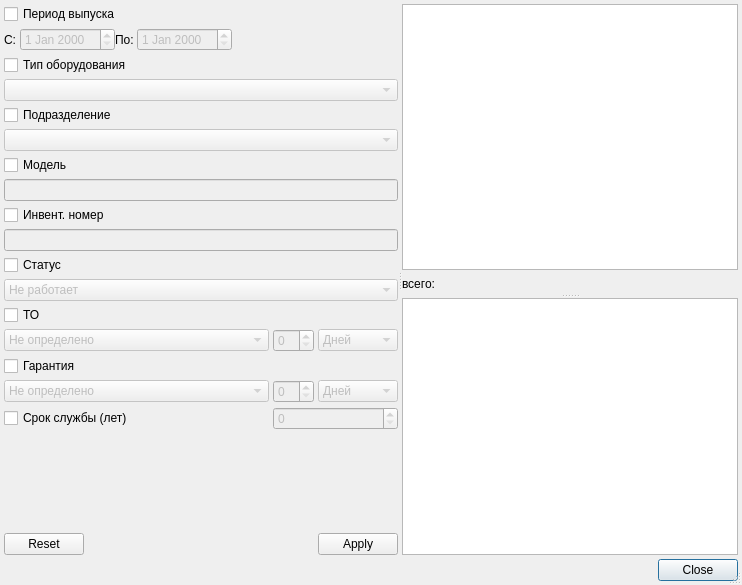
<?xml version="1.0" encoding="UTF-8"?>
<ui version="4.0">
 <class>EquipmentsListDialog</class>
 <widget class="QDialog" name="EquipmentsListDialog">
  <property name="windowModality">
   <enum>Qt::ApplicationModal</enum>
  </property>
  <property name="geometry">
   <rect>
    <x>0</x>
    <y>0</y>
    <width>742</width>
    <height>585</height>
   </rect>
  </property>
  <property name="windowTitle">
   <string>Список записей</string>
  </property>
  <property name="sizeGripEnabled">
   <bool>true</bool>
  </property>
  <property name="modal">
   <bool>true</bool>
  </property>
  <layout class="QGridLayout" name="gridLayout_4">
   <property name="margin">
    <number>4</number>
   </property>
   <property name="spacing">
    <number>4</number>
   </property>
   <item row="1" column="1">
    <widget class="QDialogButtonBox" name="buttonBox">
     <property name="standardButtons">
      <set>QDialogButtonBox::Close</set>
     </property>
    </widget>
   </item>
   <item row="1" column="0">
    <widget class="QStatusBar" name="statusBar">
     <property name="sizePolicy">
      <sizepolicy hsizetype="Preferred" vsizetype="Fixed">
       <horstretch>0</horstretch>
       <verstretch>0</verstretch>
      </sizepolicy>
     </property>
     <property name="toolTip">
      <string>A status bar</string>
     </property>
     <property name="whatsThis">
      <string>A status bar.</string>
     </property>
     <property name="sizeGripEnabled">
      <bool>false</bool>
     </property>
    </widget>
   </item>
   <item row="0" column="0" colspan="2">
    <widget class="QSplitter" name="splitter_2">
     <property name="orientation">
      <enum>Qt::Horizontal</enum>
     </property>
     <property name="childrenCollapsible">
      <bool>false</bool>
     </property>
     <widget class="QWidget" name="pnlFilter" native="true">
      <layout class="QGridLayout" name="gridLayout_3">
       <property name="margin">
        <number>0</number>
       </property>
       <property name="spacing">
        <number>4</number>
       </property>
       <item row="0" column="0">
        <widget class="QCheckBox" name="chkReleaseDate">
         <property name="sizePolicy">
          <sizepolicy hsizetype="Minimum" vsizetype="Fixed">
           <horstretch>0</horstretch>
           <verstretch>0</verstretch>
          </sizepolicy>
         </property>
         <property name="text">
          <string>Период выпуска</string>
         </property>
        </widget>
       </item>
       <item row="2" column="0">
        <widget class="QCheckBox" name="chkEquipmentType">
         <property name="sizePolicy">
          <sizepolicy hsizetype="Minimum" vsizetype="Fixed">
           <horstretch>0</horstretch>
           <verstretch>0</verstretch>
          </sizepolicy>
         </property>
         <property name="text">
          <string>Тип оборудования</string>
         </property>
        </widget>
       </item>
       <item row="6" column="0">
        <widget class="QCheckBox" name="chkModel">
         <property name="sizePolicy">
          <sizepolicy hsizetype="Minimum" vsizetype="Fixed">
           <horstretch>0</horstretch>
           <verstretch>0</verstretch>
          </sizepolicy>
         </property>
         <property name="text">
          <string>Модель</string>
         </property>
        </widget>
       </item>
       <item row="8" column="0">
        <widget class="QCheckBox" name="chkInventoryNumber">
         <property name="sizePolicy">
          <sizepolicy hsizetype="Minimum" vsizetype="Fixed">
           <horstretch>0</horstretch>
           <verstretch>0</verstretch>
          </sizepolicy>
         </property>
         <property name="text">
          <string>Инвент. номер</string>
         </property>
        </widget>
       </item>
       <item row="10" column="0">
        <widget class="QCheckBox" name="chkStatus">
         <property name="sizePolicy">
          <sizepolicy hsizetype="Minimum" vsizetype="Fixed">
           <horstretch>0</horstretch>
           <verstretch>0</verstretch>
          </sizepolicy>
         </property>
         <property name="text">
          <string>Статус</string>
         </property>
        </widget>
       </item>
       <item row="1" column="0" colspan="3">
        <widget class="QWidget" name="widget" native="true">
         <property name="sizePolicy">
          <sizepolicy hsizetype="Expanding" vsizetype="Maximum">
           <horstretch>0</horstretch>
           <verstretch>0</verstretch>
          </sizepolicy>
         </property>
         <layout class="QHBoxLayout" name="horizontalLayout">
          <property name="spacing">
           <number>0</number>
          </property>
          <property name="margin">
           <number>0</number>
          </property>
          <item>
           <widget class="QLabel" name="lblReleaseDateFrom">
            <property name="text">
             <string>С: </string>
            </property>
           </widget>
          </item>
          <item>
           <widget class="CDateEdit" name="edtReleaseDateFrom">
            <property name="enabled">
             <bool>false</bool>
            </property>
           </widget>
          </item>
          <item>
           <widget class="QLabel" name="lblReleaseDateTo">
            <property name="text">
             <string>По: </string>
            </property>
           </widget>
          </item>
          <item>
           <widget class="CDateEdit" name="edtReleaseDateTo">
            <property name="enabled">
             <bool>false</bool>
            </property>
           </widget>
          </item>
          <item>
           <spacer name="horizontalSpacer_2">
            <property name="orientation">
             <enum>Qt::Horizontal</enum>
            </property>
            <property name="sizeHint" stdset="0">
             <size>
              <width>40</width>
              <height>20</height>
             </size>
            </property>
           </spacer>
          </item>
         </layout>
        </widget>
       </item>
       <item row="3" column="0" colspan="3">
        <widget class="CRBComboBox" name="cmbEquipmentType">
         <property name="enabled">
          <bool>false</bool>
         </property>
         <property name="sizePolicy">
          <sizepolicy hsizetype="Expanding" vsizetype="Fixed">
           <horstretch>1</horstretch>
           <verstretch>0</verstretch>
          </sizepolicy>
         </property>
        </widget>
       </item>
       <item row="7" column="0" colspan="3">
        <widget class="QLineEdit" name="edtModel">
         <property name="enabled">
          <bool>false</bool>
         </property>
        </widget>
       </item>
       <item row="9" column="0" colspan="3">
        <widget class="QLineEdit" name="edtInventoryNumber">
         <property name="enabled">
          <bool>false</bool>
         </property>
        </widget>
       </item>
       <item row="11" column="0" colspan="3">
        <widget class="QComboBox" name="cmbStatus">
         <property name="enabled">
          <bool>false</bool>
         </property>
         <property name="sizePolicy">
          <sizepolicy hsizetype="Expanding" vsizetype="Fixed">
           <horstretch>0</horstretch>
           <verstretch>0</verstretch>
          </sizepolicy>
         </property>
         <item>
          <property name="text">
           <string>Не работает</string>
          </property>
         </item>
         <item>
          <property name="text">
           <string>Работает</string>
          </property>
         </item>
        </widget>
       </item>
       <item row="19" column="0" colspan="3">
        <widget class="QDialogButtonBox" name="filterButtonBox">
         <property name="standardButtons">
          <set>QDialogButtonBox::Apply|QDialogButtonBox::Reset</set>
         </property>
        </widget>
       </item>
       <item row="4" column="0">
        <widget class="QCheckBox" name="chkOrgStructure">
         <property name="text">
          <string>Подразделение</string>
         </property>
        </widget>
       </item>
       <item row="5" column="0" colspan="3">
        <widget class="COrgStructureComboBox" name="cmbOrgStructure">
         <property name="enabled">
          <bool>false</bool>
         </property>
        </widget>
       </item>
       <item row="12" column="0">
        <widget class="QCheckBox" name="chkMaintenance">
         <property name="text">
          <string>ТО</string>
         </property>
        </widget>
       </item>
       <item row="13" column="0">
        <widget class="QComboBox" name="cmbMaintenance">
         <property name="enabled">
          <bool>false</bool>
         </property>
         <property name="sizePolicy">
          <sizepolicy hsizetype="Expanding" vsizetype="Fixed">
           <horstretch>0</horstretch>
           <verstretch>0</verstretch>
          </sizepolicy>
         </property>
         <item>
          <property name="text">
           <string>Не определено</string>
          </property>
         </item>
         <item>
          <property name="text">
           <string>Просрочено</string>
          </property>
         </item>
         <item>
          <property name="text">
           <string>Осталось...</string>
          </property>
         </item>
        </widget>
       </item>
       <item row="13" column="1">
        <widget class="QSpinBox" name="edtMaintenanceTerm">
         <property name="enabled">
          <bool>false</bool>
         </property>
         <property name="sizePolicy">
          <sizepolicy hsizetype="Maximum" vsizetype="Fixed">
           <horstretch>0</horstretch>
           <verstretch>0</verstretch>
          </sizepolicy>
         </property>
        </widget>
       </item>
       <item row="13" column="2">
        <widget class="QComboBox" name="cmbMaintenanceTermType">
         <property name="enabled">
          <bool>false</bool>
         </property>
         <property name="sizePolicy">
          <sizepolicy hsizetype="Fixed" vsizetype="Fixed">
           <horstretch>0</horstretch>
           <verstretch>0</verstretch>
          </sizepolicy>
         </property>
         <item>
          <property name="text">
           <string>Дней</string>
          </property>
         </item>
         <item>
          <property name="text">
           <string>Месяцев</string>
          </property>
         </item>
         <item>
          <property name="text">
           <string>Лет</string>
          </property>
         </item>
        </widget>
       </item>
       <item row="14" column="0">
        <widget class="QCheckBox" name="chkWarranty">
         <property name="enabled">
          <bool>true</bool>
         </property>
         <property name="text">
          <string>Гарантия</string>
         </property>
        </widget>
       </item>
       <item row="15" column="0">
        <widget class="QComboBox" name="cmbWarranty">
         <property name="enabled">
          <bool>false</bool>
         </property>
         <item>
          <property name="text">
           <string>Не определено</string>
          </property>
         </item>
         <item>
          <property name="text">
           <string>На гарантии</string>
          </property>
         </item>
         <item>
          <property name="text">
           <string>Без гарантии</string>
          </property>
         </item>
         <item>
          <property name="text">
           <string>До истечения осталось...</string>
          </property>
         </item>
        </widget>
       </item>
       <item row="15" column="1">
        <widget class="QSpinBox" name="edtWarrantyTerm">
         <property name="enabled">
          <bool>false</bool>
         </property>
        </widget>
       </item>
       <item row="15" column="2">
        <widget class="QComboBox" name="cmbWarrantyTermType">
         <property name="enabled">
          <bool>false</bool>
         </property>
         <item>
          <property name="text">
           <string>Дней</string>
          </property>
         </item>
         <item>
          <property name="text">
           <string>Месяцев</string>
          </property>
         </item>
         <item>
          <property name="text">
           <string>Лет</string>
          </property>
         </item>
        </widget>
       </item>
       <item row="16" column="0">
        <widget class="QCheckBox" name="chkEmploymentTerm">
         <property name="enabled">
          <bool>true</bool>
         </property>
         <property name="text">
          <string>Срок службы (лет)</string>
         </property>
        </widget>
       </item>
       <item row="16" column="1" colspan="2">
        <widget class="QSpinBox" name="edtEmploymentTerm">
         <property name="enabled">
          <bool>false</bool>
         </property>
        </widget>
       </item>
       <item row="18" column="0">
        <spacer name="verticalSpacer">
         <property name="orientation">
          <enum>Qt::Vertical</enum>
         </property>
         <property name="sizeHint" stdset="0">
          <size>
           <width>20</width>
           <height>40</height>
          </size>
         </property>
        </spacer>
       </item>
      </layout>
     </widget>
     <widget class="QSplitter" name="splitter">
      <property name="orientation">
       <enum>Qt::Vertical</enum>
      </property>
      <widget class="QWidget" name="pnlItemsList" native="true">
       <layout class="QGridLayout" name="gridLayout">
        <property name="margin">
         <number>0</number>
        </property>
        <property name="spacing">
         <number>4</number>
        </property>
        <item row="0" column="0">
         <widget class="CTableView" name="tblItems">
          <property name="whatsThis">
           <string comment="ура!">список записей</string>
          </property>
          <property name="tabKeyNavigation">
           <bool>false</bool>
          </property>
          <property name="alternatingRowColors">
           <bool>true</bool>
          </property>
         </widget>
        </item>
        <item row="1" column="0">
         <layout class="QHBoxLayout">
          <property name="spacing">
           <number>4</number>
          </property>
          <property name="margin">
           <number>0</number>
          </property>
          <item>
           <widget class="QLabel" name="label">
            <property name="text">
             <string>всего: </string>
            </property>
           </widget>
          </item>
          <item>
           <spacer>
            <property name="orientation">
             <enum>Qt::Horizontal</enum>
            </property>
            <property name="sizeHint" stdset="0">
             <size>
              <width>40</width>
              <height>20</height>
             </size>
            </property>
           </spacer>
          </item>
         </layout>
        </item>
       </layout>
      </widget>
      <widget class="QWidget" name="pnlMaintenanceJournal" native="true">
       <layout class="QGridLayout" name="gridLayout_2">
        <property name="margin">
         <number>0</number>
        </property>
        <property name="spacing">
         <number>0</number>
        </property>
        <item row="0" column="0">
         <widget class="CInDocTableView" name="tblMaintenanceJournal"/>
        </item>
       </layout>
      </widget>
     </widget>
    </widget>
   </item>
  </layout>
 </widget>
 <customwidgets>
  <customwidget>
   <class>CTableView</class>
   <extends>QTableView</extends>
   <header>library/TableView.h</header>
  </customwidget>
  <customwidget>
   <class>CRBComboBox</class>
   <extends>QComboBox</extends>
   <header>library/crbcombobox.h</header>
  </customwidget>
  <customwidget>
   <class>COrgStructureComboBox</class>
   <extends>QComboBox</extends>
   <header>Orgs/OrgStructComboBoxes.h</header>
  </customwidget>
  <customwidget>
   <class>CDateEdit</class>
   <extends>QDateEdit</extends>
   <header>library/DateEdit</header>
  </customwidget>
  <customwidget>
   <class>CInDocTableView</class>
   <extends>QTableView</extends>
   <header>library/InDocTable.h</header>
  </customwidget>
 </customwidgets>
 <tabstops>
  <tabstop>chkReleaseDate</tabstop>
  <tabstop>edtReleaseDateFrom</tabstop>
  <tabstop>edtReleaseDateTo</tabstop>
  <tabstop>chkEquipmentType</tabstop>
  <tabstop>cmbEquipmentType</tabstop>
  <tabstop>chkOrgStructure</tabstop>
  <tabstop>cmbOrgStructure</tabstop>
  <tabstop>chkModel</tabstop>
  <tabstop>edtModel</tabstop>
  <tabstop>chkInventoryNumber</tabstop>
  <tabstop>edtInventoryNumber</tabstop>
  <tabstop>chkStatus</tabstop>
  <tabstop>cmbStatus</tabstop>
  <tabstop>chkMaintenance</tabstop>
  <tabstop>cmbMaintenance</tabstop>
  <tabstop>edtMaintenanceTerm</tabstop>
  <tabstop>cmbMaintenanceTermType</tabstop>
  <tabstop>chkWarranty</tabstop>
  <tabstop>cmbWarranty</tabstop>
  <tabstop>edtWarrantyTerm</tabstop>
  <tabstop>cmbWarrantyTermType</tabstop>
  <tabstop>chkEmploymentTerm</tabstop>
  <tabstop>edtEmploymentTerm</tabstop>
  <tabstop>filterButtonBox</tabstop>
  <tabstop>tblItems</tabstop>
  <tabstop>tblMaintenanceJournal</tabstop>
  <tabstop>buttonBox</tabstop>
 </tabstops>
 <resources/>
 <connections>
  <connection>
   <sender>buttonBox</sender>
   <signal>rejected()</signal>
   <receiver>EquipmentsListDialog</receiver>
   <slot>close()</slot>
   <hints>
    <hint type="sourcelabel">
     <x>735</x>
     <y>578</y>
    </hint>
    <hint type="destinationlabel">
     <x>626</x>
     <y>425</y>
    </hint>
   </hints>
  </connection>
  <connection>
   <sender>chkReleaseDate</sender>
   <signal>toggled(bool)</signal>
   <receiver>edtReleaseDateFrom</receiver>
   <slot>setEnabled(bool)</slot>
   <hints>
    <hint type="sourcelabel">
     <x>84</x>
     <y>18</y>
    </hint>
    <hint type="destinationlabel">
     <x>73</x>
     <y>45</y>
    </hint>
   </hints>
  </connection>
  <connection>
   <sender>chkReleaseDate</sender>
   <signal>toggled(bool)</signal>
   <receiver>edtReleaseDateTo</receiver>
   <slot>setEnabled(bool)</slot>
   <hints>
    <hint type="sourcelabel">
     <x>152</x>
     <y>20</y>
    </hint>
    <hint type="destinationlabel">
     <x>170</x>
     <y>45</y>
    </hint>
   </hints>
  </connection>
  <connection>
   <sender>chkEquipmentType</sender>
   <signal>toggled(bool)</signal>
   <receiver>cmbEquipmentType</receiver>
   <slot>setEnabled(bool)</slot>
   <hints>
    <hint type="sourcelabel">
     <x>46</x>
     <y>85</y>
    </hint>
    <hint type="destinationlabel">
     <x>49</x>
     <y>102</y>
    </hint>
   </hints>
  </connection>
  <connection>
   <sender>chkOrgStructure</sender>
   <signal>toggled(bool)</signal>
   <receiver>cmbOrgStructure</receiver>
   <slot>setEnabled(bool)</slot>
   <hints>
    <hint type="sourcelabel">
     <x>117</x>
     <y>140</y>
    </hint>
    <hint type="destinationlabel">
     <x>123</x>
     <y>161</y>
    </hint>
   </hints>
  </connection>
  <connection>
   <sender>chkModel</sender>
   <signal>toggled(bool)</signal>
   <receiver>edtModel</receiver>
   <slot>setEnabled(bool)</slot>
   <hints>
    <hint type="sourcelabel">
     <x>63</x>
     <y>202</y>
    </hint>
    <hint type="destinationlabel">
     <x>68</x>
     <y>218</y>
    </hint>
   </hints>
  </connection>
  <connection>
   <sender>chkInventoryNumber</sender>
   <signal>toggled(bool)</signal>
   <receiver>edtInventoryNumber</receiver>
   <slot>setEnabled(bool)</slot>
   <hints>
    <hint type="sourcelabel">
     <x>43</x>
     <y>258</y>
    </hint>
    <hint type="destinationlabel">
     <x>43</x>
     <y>278</y>
    </hint>
   </hints>
  </connection>
  <connection>
   <sender>chkStatus</sender>
   <signal>toggled(bool)</signal>
   <receiver>cmbStatus</receiver>
   <slot>setEnabled(bool)</slot>
   <hints>
    <hint type="sourcelabel">
     <x>60</x>
     <y>310</y>
    </hint>
    <hint type="destinationlabel">
     <x>101</x>
     <y>333</y>
    </hint>
   </hints>
  </connection>
  <connection>
   <sender>chkMaintenance</sender>
   <signal>toggled(bool)</signal>
   <receiver>cmbMaintenance</receiver>
   <slot>setEnabled(bool)</slot>
   <hints>
    <hint type="sourcelabel">
     <x>21</x>
     <y>372</y>
    </hint>
    <hint type="destinationlabel">
     <x>57</x>
     <y>392</y>
    </hint>
   </hints>
  </connection>
  <connection>
   <sender>chkMaintenance</sender>
   <signal>toggled(bool)</signal>
   <receiver>edtMaintenanceTerm</receiver>
   <slot>setEnabled(bool)</slot>
   <hints>
    <hint type="sourcelabel">
     <x>197</x>
     <y>365</y>
    </hint>
    <hint type="destinationlabel">
     <x>266</x>
     <y>393</y>
    </hint>
   </hints>
  </connection>
  <connection>
   <sender>chkMaintenance</sender>
   <signal>toggled(bool)</signal>
   <receiver>cmbMaintenanceTermType</receiver>
   <slot>setEnabled(bool)</slot>
   <hints>
    <hint type="sourcelabel">
     <x>210</x>
     <y>362</y>
    </hint>
    <hint type="destinationlabel">
     <x>327</x>
     <y>396</y>
    </hint>
   </hints>
  </connection>
  <connection>
   <sender>chkWarranty</sender>
   <signal>toggled(bool)</signal>
   <receiver>cmbWarranty</receiver>
   <slot>setEnabled(bool)</slot>
   <hints>
    <hint type="sourcelabel">
     <x>82</x>
     <y>428</y>
    </hint>
    <hint type="destinationlabel">
     <x>90</x>
     <y>449</y>
    </hint>
   </hints>
  </connection>
  <connection>
   <sender>chkWarranty</sender>
   <signal>toggled(bool)</signal>
   <receiver>edtWarrantyTerm</receiver>
   <slot>setEnabled(bool)</slot>
   <hints>
    <hint type="sourcelabel">
     <x>213</x>
     <y>426</y>
    </hint>
    <hint type="destinationlabel">
     <x>252</x>
     <y>454</y>
    </hint>
   </hints>
  </connection>
  <connection>
   <sender>chkWarranty</sender>
   <signal>toggled(bool)</signal>
   <receiver>cmbWarrantyTermType</receiver>
   <slot>setEnabled(bool)</slot>
   <hints>
    <hint type="sourcelabel">
     <x>226</x>
     <y>423</y>
    </hint>
    <hint type="destinationlabel">
     <x>356</x>
     <y>451</y>
    </hint>
   </hints>
  </connection>
  <connection>
   <sender>chkEmploymentTerm</sender>
   <signal>toggled(bool)</signal>
   <receiver>edtEmploymentTerm</receiver>
   <slot>setEnabled(bool)</slot>
   <hints>
    <hint type="sourcelabel">
     <x>200</x>
     <y>485</y>
    </hint>
    <hint type="destinationlabel">
     <x>271</x>
     <y>480</y>
    </hint>
   </hints>
  </connection>
 </connections>
</ui>
